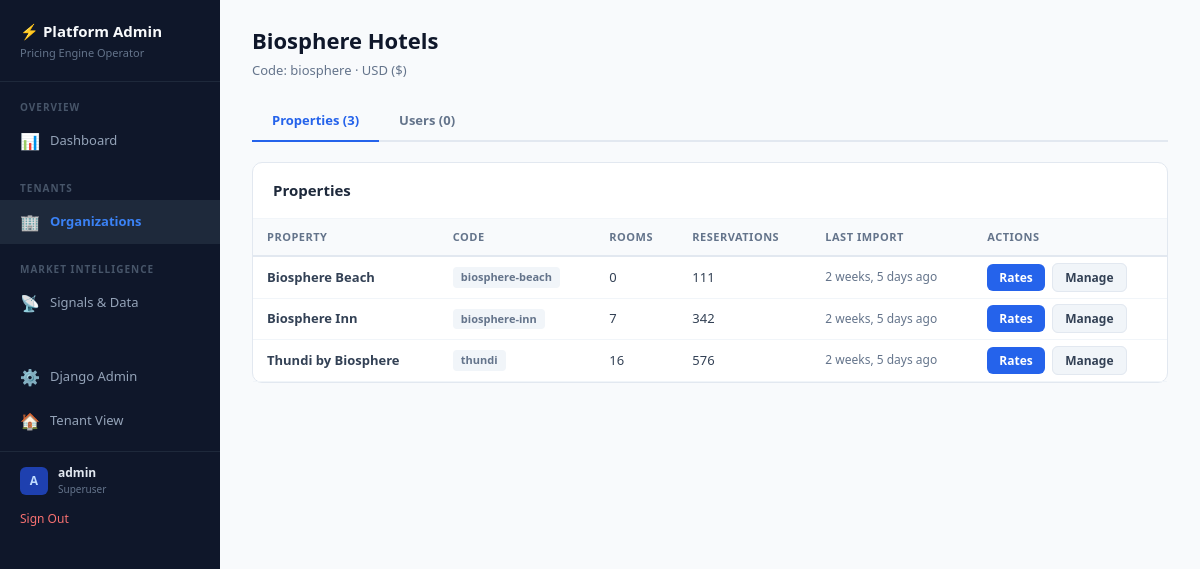
/platform/organizations/1/ (signed in), run on the app's committed database.
### pricing/models/core.py (models this page shows, shortened)
class Organization(models.Model):
    name = models.CharField(
        max_length=200,
        help_text="Organization name (e.g., 'Atoll Resorts Group')"
    )
    code = models.SlugField(
        max_length=50,
        unique=True,
        help_text="URL-friendly code (e.g., 'atoll-resorts')"
    )
    default_currency = models.CharField(
        max_length=3,
        default='USD',
        help_text="Default currency code (e.g., USD, EUR)"
    )
    currency_symbol = models.CharField(
        max_length=5,
        default='$',
        help_text="Currency symbol for display"
    )
    is_active = models.BooleanField(
        default=True,
        help_text="Whether this organization is active"
    )
    created_at = models.DateTimeField(auto_now_add=True)
    updated_at = models.DateTimeField(auto_now=True)
    class Meta:
        ordering = ['name']
        verbose_name = "Organization"
        verbose_name_plural = "Organizations"

class Property(models.Model):
    organization = models.ForeignKey(
        Organization,
        on_delete=models.PROTECT,
        related_name='properties',
        help_text="Parent organization"
    )
    name = models.CharField(
        max_length=200,
        default="My Hotel",
        help_text="Property name"
    )
    code = models.SlugField(
        max_length=50,
        help_text="URL-friendly code (e.g., 'biosphere-inn')"
    )
    reference_base_rate = models.DecimalField(
        max_digits=10,
        decimal_places=2,
        default=Decimal('100.00'),
        help_text="Reference rate for room index calculations (e.g., Standard Room rate)"
    )
    currency_symbol = models.CharField(
        max_length=5,
        default='$',
        help_text="Currency symbol to display"
    )
    location = models.CharField(
        max_length=255,
        blank=True,
        help_text="e.g., Maldives, Kaafu Atoll"
    )
    country_code = models.CharField(
        max_length=2,
        default='MV',
        db_index=True,
        help_text="ISO 3166-1 alpha-2 country code (e.g., 'MV' for Maldives)"
    )
    total_rooms = models.PositiveIntegerField(
        default=0,
        help_text="Total number of rooms (auto-calculated from room types)"
    )
    service_charge_percent = models.DecimalField(
        max_digits=5,
        decimal_places=2,
        default=Decimal('10.00'),
        validators=[MinValueValidator(0), MaxValueValidator(100)],
        help_text="Service charge percentage (e.g., 10.00 for 10%)"
    )
    tax_percent = models.DecimalField(
        max_digits=5,
        decimal_places=2,
        default=Decimal('16.00'),
        validators=[MinValueValidator(0), MaxValueValidator(100)],
        help_text="Tax percentage (e.g., 16.00 for 16% GST)"
    )
    tax_on_service_charge = models.BooleanField(
        default=True,
        help_text="Whether tax is calculated on subtotal + service charge (True) or just subtotal (False)"
    )
    min_rate_warning = models.DecimalField(
        max_digits=10,
        decimal_places=2,
        null=True,
        blank=True,
        help_text="Warn if any rate falls below this amount"
    )
    max_discount_warning = models.DecimalField(
        max_digits=5,
        decimal_places=2,
        null=True,
        blank=True,
        default=Decimal('40.00'),
        help_text="Warn if total discount percentage exceeds this value"
    )
    is_active = models.BooleanField(
        default=True,
        help_text="Whether this property is active"
    )
    created_at = models.DateTimeField(auto_now_add=True)
    updated_at = models.DateTimeField(auto_now=True)
    class Meta:
        ordering = ['organization', 'name']
        unique_together = ['organization', 'code']
        verbose_name = "Property"
        verbose_name_plural = "Properties"

### pricing/models/analytics.py (models this page shows, shortened)
class FileImport(models.Model):
    STATUS_CHOICES = [
        ('pending', 'Pending'),
        ('processing', 'Processing'),
        ('completed', 'Completed'),
        ('completed_with_errors', 'Completed with Errors'),
        ('failed', 'Failed'),
    ]
    hotel = models.ForeignKey(
        Property,
        on_delete=models.CASCADE,
        related_name='file_imports',
        null=True,
        blank=True,
        help_text="Property this import belongs to"
    )
    template = models.ForeignKey(
        ImportTemplate,
        on_delete=models.SET_NULL,
        null=True,
        blank=True,
        related_name='file_imports',
        help_text="Import template used for column mapping"
    )
    filename = models.CharField(max_length=255)
    file_hash = models.CharField(max_length=64, blank=True, db_index=True)
    import_type = models.CharField(max_length=30, default='reservation')
    status = models.CharField(max_length=30, choices=STATUS_CHOICES, default='pending', db_index=True)
    rows_total = models.PositiveIntegerField(default=0)
    rows_processed = models.PositiveIntegerField(default=0)
    rows_created = models.PositiveIntegerField(default=0)
    rows_updated = models.PositiveIntegerField(default=0)
    rows_skipped = models.PositiveIntegerField(default=0)
    errors = models.JSONField(default=list, blank=True)
    column_map_used = models.JSONField(default=dict, blank=True)
    date_range_start = models.DateField(null=True, blank=True)
    date_range_end = models.DateField(null=True, blank=True)
    started_at = models.DateTimeField(null=True, blank=True)
    completed_at = models.DateTimeField(null=True, blank=True)
    imported_by = models.CharField(max_length=100, blank=True)
    notes = models.TextField(blank=True)
    created_at = models.DateTimeField(auto_now_add=True)
    updated_at = models.DateTimeField(auto_now=True)
    class Meta:
        ordering = ['-created_at']
        verbose_name = "File Import"
        verbose_name_plural = "File Imports"

### platform_data/views.py (the view)
# urls.py: path('organizations/<int:pk>/', views.PlatformOrgDetailView.as_view(), name='org_detail'),
class PlatformOrgDetailView(SuperuserRequiredMixin, TemplateView):
    template_name = 'platform_data/org_detail.html'
    def get_context_data(self, **kwargs):
        context = super().get_context_data(**kwargs)
        context['active_section'] = 'organizations'
        from pricing.models import Organization, UserOrganizationRole
        from pricing.models.analytics import FileImport, Reservation
        from django.contrib.auth import get_user_model
        User = get_user_model()
        org = get_object_or_404(Organization, pk=self.kwargs['pk'], is_active=True)
        context['org'] = org
        props = org.properties.filter(is_active=True)
        prop_list = []
        for prop in props:
            last_import = FileImport.objects.filter(
                hotel=prop, status__in=['completed', 'completed_with_errors']
            ).order_by('-created_at').first()
            res_count = Reservation.objects.filter(hotel=prop).count()
            prop_list.append({
                'property': prop,
                'reservation_count': res_count,
                'last_import': last_import,
            })
        context['properties'] = prop_list
        context['user_roles'] = UserOrganizationRole.objects.filter(
            organization=org
        ).select_related('user').order_by('-is_active', 'user__username')
        context['role_choices'] = UserOrganizationRole.ROLE_CHOICES
        assigned_user_ids = UserOrganizationRole.objects.filter(
            organization=org
        ).values_list('user_id', flat=True)
        context['available_users'] = User.objects.filter(
            is_active=True
        ).exclude(
            id__in=assigned_user_ids
        ).order_by('username')
        return context

### platform_data/views.py (called while the page is built)
    def test_func(self):
        return self.request.user.is_authenticated and self.request.user.is_superuser

### platform_data/templates/platform_data/org_detail.html (shortened to what this page needs)
{% extends "platform_data/base.html" %}
{% block page_title %}{{ org.name }}{% endblock %}
{% block page_subtitle %}Code: {{ org.code }} · {{ org.default_currency }} ({{ org.currency_symbol }}){% endblock %}
{% block content %}
<div class="tab-bar">
    <button class="tab-btn active" onclick="switchTab('properties')">Properties ({{ properties|length }})</button>
    <button class="tab-btn" onclick="switchTab('users')">Users ({{ user_roles|length }})</button>
</div>
<div id="tab-properties" class="tab-panel active">
    <div class="platform-card">
        <div class="platform-card-header"><h3>Properties</h3></div>
        <div class="platform-card-body">
            {% if properties %}
            <table class="data-table">
                <thead><tr><th>Property</th><th>Code</th><th>Rooms</th><th>Reservations</th><th>Last Import</th><th>Actions</th></tr></thead>
                <tbody>
                {% for item in properties %}
                <tr>
                    <td style="font-weight:600;">{{ item.property.name }}</td>
                    <td><span class="badge badge-gray">{{ item.property.code }}</span></td>
                    <td>{{ item.property.total_rooms }}</td>
                    <td>{{ item.reservation_count }}</td>
                    <td style="font-size:12px; color:#64748b;">{% if item.last_import %}{{ item.last_import.created_at|timesince }} ago{% else %}Never{% endif %}</td>
                    <td>
                        <a href="/org/{{ org.code }}/{{ item.property.code }}/rates/" class="btn btn-sm btn-primary" style="margin-right:4px;">Rates</a>
                        <a href="/{{ org.code }}/{{ item.property.code }}/manage/" class="btn btn-sm" style="background:#f1f5f9; border:1px solid #e2e8f0;">Manage</a>
                    </td>
                </tr>
                {% endfor %}
                </tbody>
            </table>
            {% else %}
            <div class="empty-state"><p>No properties in this organization.</p></div>
            {% endif %}
        </div>
    </div>
</div>
{% endblock %}

### platform_data/templates/platform_data/base.html (shortened to what this page needs)
<!DOCTYPE html>
<html lang="en">
<head>
    <script src="https://cdn.tailwindcss.com"></script>
</head>
<body>
<nav class="platform-nav">
    <div class="nav-header">
        <h1>⚡ Platform Admin</h1>
        <p>Pricing Engine Operator</p>
    </div>
    <div class="nav-section">Overview</div>
    <a href="{% url 'platform:dashboard' %}" class="nav-link {% if active_section == 'dashboard' %}active{% endif %}">
        <span class="icon">📊</span> Dashboard
    </a>
    <div class="nav-section">Tenants</div>
    <a href="{% url 'platform:organizations' %}" class="nav-link {% if active_section == 'organizations' %}active{% endif %}">
        <span class="icon">🏢</span> Organizations
    </a>
    <div class="nav-section">Market Intelligence</div>
    <a href="{% url 'platform:signals' %}" class="nav-link {% if active_section == 'signals' %}active{% endif %}">
        <span class="icon">📡</span> Signals & Data
    </a>
    <div class="nav-section" style="margin-top:auto;"></div>
    <a href="/admin/" class="nav-link" style="margin-top:16px;">
        <span class="icon">⚙</span> Django Admin
    </a>
    <a href="/" class="nav-link">
        <span class="icon">🏠</span> Tenant View
    </a>
    {% if user.is_authenticated %}
    <div style="padding:12px 20px; border-top:1px solid #1e293b; margin-top:8px;">
        <div style="display:flex; align-items:center; gap:10px;">
            <div style="width:28px; height:28px; background:#1e40af; border-radius:6px; display:flex; align-items:center; justify-content:center; font-size:12px; font-weight:700; color:#bfdbfe;">
                {{ user.username|make_list|first|upper }}
            </div>
            <div>
                <div style="font-size:12px; font-weight:600; color:#e2e8f0;">{{ user.username }}</div>
                <div style="font-size:10px; color:#64748b;">{% if user.is_superuser %}Superuser{% elif user.is_staff %}Staff{% endif %}</div>
            </div>
        </div>
        <form method="post" action="{% url 'logout' %}" style="margin-top:8px;">
            <button type="submit" style="background:none; border:none; color:#f87171; font-size:12px; cursor:pointer; padding:0; font-weight:500;">
                Sign Out
            </button>
        </form>
    </div>
    {% endif %}
</nav>
<main class="platform-main">
    <div style="margin-bottom:20px;">
        <h2 style="font-size:22px; font-weight:800; color:#0f172a;">{% block page_title %}Platform{% endblock %}</h2>
        <p style="font-size:13px; color:#64748b; margin-top:4px;">{% block page_subtitle %}{% endblock %}</p>
    </div>
    {% block content %}{% endblock %}
</main>
</body>
</html>

### data on the page
Organization: name "Biosphere Hotels", code "biosphere", default_currency "USD", currency_symbol "$"
Property: property.name "Biosphere Beach", property.code "biosphere-beach", property.total_rooms "0", reservation_count "111", last_import.created_at "2 weeks, 5 days"
Property: property.name "Biosphere Inn", property.code "biosphere-inn", property.total_rooms "7", reservation_count "342", last_import.created_at "2 weeks, 5 days"
Property: property.name "Thundi by Biosphere", property.code "thundi", property.total_rooms "16", reservation_count "576", last_import.created_at "2 weeks, 5 days"

### other printed values
{{ user.username|make_list|first|upper }} "A"
{{ user.username }} "admin"
{{ properties|length }} "3"
{{ user_roles|length }} "0"
